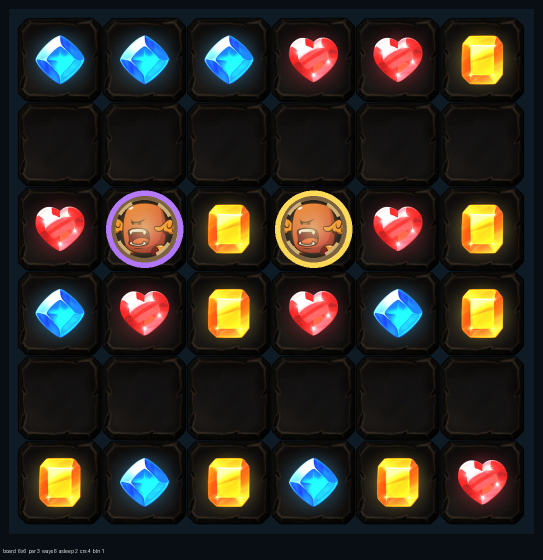
#> input picture Tools/_k_probe.png, 1086 x 1120 px (shown at 1/2 size)
$ python -i make_challenge_art.py   (imports and definitions only)
#> lines starting #> are read from the running program, lines starting #| are printed output that depends on the picture
#> further down, picture is the input picture: PIL image 1086x1120 RGB; mean R, G, B 45.8, 40.3, 34.6
#!/usr/bin/env python3
"""Cuts the daily challenges' owner-supplied genre pictures into Assets/Game/Art/Ui/.

    python Tools/make_challenge_art.py --source C:/Users/Digikey/Downloads   # re-cut from the artwork
    python Tools/make_challenge_art.py --check                               # prove what ships is what this draws
    python Tools/make_challenge_art.py --contact                             # one sheet, on the card's own plate

**Why a tool rather than four files dropped in** — `make_ad_art.py`'s reason, said of a card
mark: the supplied artwork is 1.25k square and the card draws it at 176, so importing it as-is
ships fifty times the pixels for nothing. The cut is two decisions, trim to the art and fit the
long edge, and both are written down here rather than done once in an image editor.

**The address is derived from the genre's spelling** (`Ui/challenge_{spelling}`,
`ChallengeArt.GenreMark`), which is invariant 7c's shape: a genre added to the enum names its own
picture and nothing here has to be told. The four names are listed by hand in
`AssetManifest.UiSprites` so `artnames.py` can see them and so they are in the global set — the
list is the first screen a player sees after the hub and an `Image` with no sprite is a white
rectangle (7b). `ChallengeLedgerTests.EveryGenresMarkIsPreloadedAndOnDisk` walks the enum against
both, so a fifth genre with no picture fails offline rather than on a device.

**These carry their own frame**, a rounded square in the genre's colour, so the card draws
nothing around them.

**The deal furniture comes from a second source, the shop's Layer Lab pack** (`PACK_CUTS`): the
crowned chest the deal band wears and one cut stone per deal rung on the sheet. The pack has its
own default path (`make_shop_art.DEFAULT_SOURCE`), so it needs no flag; when it is absent the
shipped PNGs are taken as the artifact, as every art tool here does with a licensed source.
"""
import argparse
import pathlib
import sys

ROOT = pathlib.Path(__file__).resolve().parents[1]
OUT = ROOT / "Assets" / "Game" / "Art" / "Ui"

# The card draws the mark at 176 square at 1080 (`DailyChallengesScreen.MarkSize`); 384 leaves
# tablet headroom without approaching `/Art/Ui/`'s 1024 cap.
LONG_EDGE = 384

# Below this the alpha is the export's soft edge rather than the drawing (`make_ad_art.TRIM_ALPHA`).
TRIM_ALPHA = 8

# source stem -> genre spelling (`ChallengeGenres.Names`). The address is `challenge_{spelling}`.
CUTS = {
    "pairs": "pairs",
    "merge": "merge",
    "push": "sokoban",
    "glade": "glade",
}

# The owner's other pictures for the challenge pages, keyed by the address the game asks for
# rather than by a genre spelling. `playad` is the advert row's picture on the deal sheet
# (2026-09-28, `ChallengeArt.AdPlay`): one video that buys one play, drawn at the deal stones'
# size, so it is cut at their edge.
EXTRA_CUTS = {
    "playad": ("challenge_ad_play", 256),
    # The hub's Daily Challenges key (2026-09-28, `HomeScreen.BuildChallenges`): the owner's
    # turret scene, standing on the right of the key at about 440 wide and rising out of it.
    "challenge2": ("challenge_door", 768),
    # The Refer a Friend door on the profile and the shop (2026-09-28, `DoorKey`): the owner's
    # chest hoard, standing on the right of the same key. Not a challenge picture, but the same
    # door and the same cut, so it lives beside its twin rather than in a tool of its own.
    "refer2": ("refer_door", 768),
}

# The deal furniture, cut from the same licensed Layer Lab pack the shop's money ladders come
# from (`make_shop_art.PACK`, outside the repo — see the art-source-packs note). The band on
# the list page wears the crowned chest on its left, at the owner's instruction on 2026-09-23,
# and each row of the deal sheet wears one cut stone; three deals, three colours, in the order
# the owner showed them. **A deal's picture is keyed on its rung, never its id**
# (`ChallengeArt.DealMark`): a retune that renames `bronze` keeps its stone, and a fourth
# deal is a fourth PNG here, which `ChallengeLedgerTests.EveryShippedDealHasAStone` asks for.
# The pack is optional, as every art source is: without it the shipped PNGs are the artifact.
PACK_CUTS = {
    "chest_event": "challenge_chest",
    "gem_diamond_purple": "challenge_deal_1",
    "gem_diamond_blue": "challenge_deal_2",
    "gem_diamond_green": "challenge_deal_3",
}

# The band draws the chest at 140 and a sheet row its stone at 136 (`DailyChallengesScreen.
# ChestSize`, `ChallengeTierOverlay.StoneSize`); 256 is the same tablet headroom LONG_EDGE
# leaves the genre marks, and the 2x sources are 916 and 462 wide, so both are a downscale.
PACK_EDGE = 256


# [6 lines left out: function pack_folder, not called in this run]


def address(spelling):
    return "challenge_" + spelling


# [8 lines left out: function load, not called in this run]


def cut(image, edge=LONG_EDGE):
    """Trim to the drawing, then fit the long edge. Nothing else — no recolour, no grade."""
#> called with edge = 384
    from PIL import Image

    alpha = image.split()[-1]
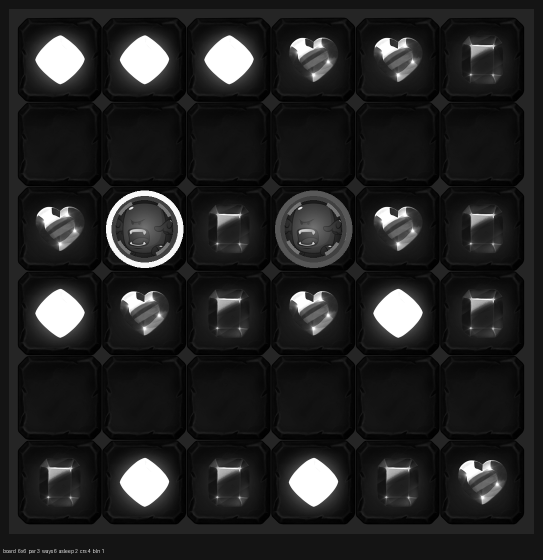
#> alpha: PIL image 1086x1120 L (shown at 1/2 size); min 0, max 255, mean 34.6
    box = alpha.point(lambda v: 255 if v >= TRIM_ALPHA else 0).getbbox()
#> box = (0, 0, 1086, 1120)
    if box is None:
        sys.exit("the artwork is entirely transparent")

    art = image.crop(box)

    w, h = art.size
#> w = 1086; h = 1120
    scale = edge / float(max(w, h))
#> scale = 0.343
    if scale < 1.0:
        art = art.resize((max(1, round(w * scale)), max(1, round(h * scale))), Image.LANCZOS)
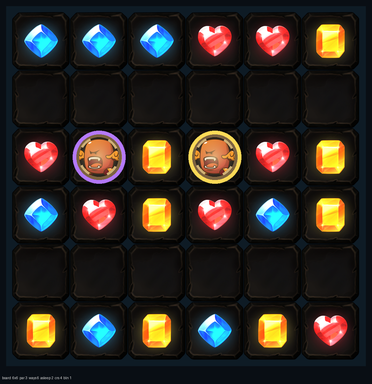
#> art: PIL image 372x384 RGB; mean R, G, B 45.7, 40.3, 34.6

    return art


# [31 lines left out: functions packed, same, draw, not called in this run]


def spellings():
    return sorted(CUTS.values())


# [92 lines left out: functions contact, main, not called in this run]


# [2 lines not run here, left out]

>>> from PIL import Image
>>> picture = Image.open('_k_probe.png')
>>> result = cut(picture)

$ run again, on Tools/_k_show.png
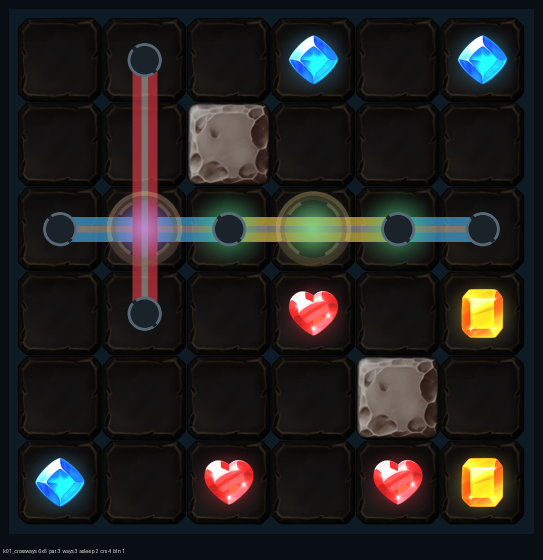
#> input picture Tools/_k_show.png, 1086 x 1120 px (shown at 1/2 size)
#> picture is the input picture: PIL image 1086x1120 RGB; mean R, G, B 34.2, 32.6, 31.5
#> in cut, `alpha = image.split()[-1]`:
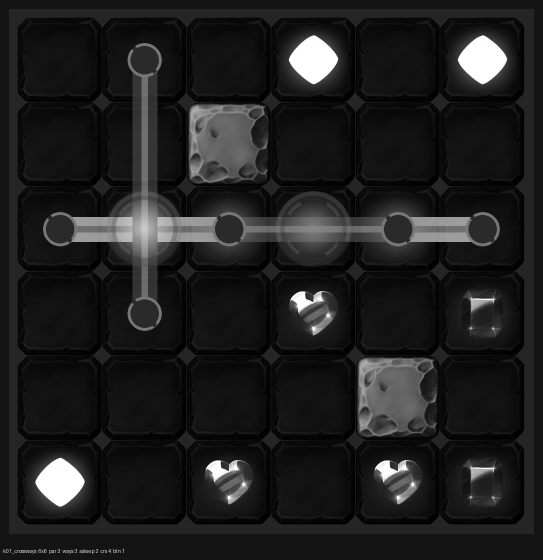
#> alpha: PIL image 1086x1120 L (shown at 1/2 size); min 0, max 255, mean 31.5
#> box = (0, 0, 1086, 1120)
#> in cut, `art = art.resize((max(1, round(w * scale)), max(1, round(h * scale))),..`:
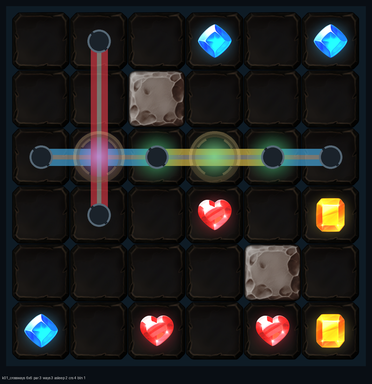
#> art: PIL image 372x384 RGB; mean R, G, B 34.1, 32.6, 31.5

$ run again, on Tools/_kindle_row0.png
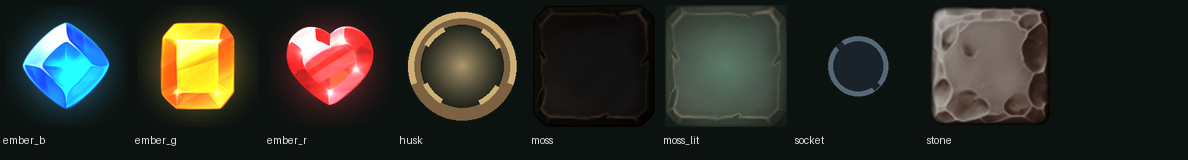
#> input picture Tools/_kindle_row0.png, 1188 x 160 px
#> picture is the input picture: PIL image 1188x160 RGB; mean R, G, B 46.2, 46.6, 39.6
#> in cut, `alpha = image.split()[-1]`:
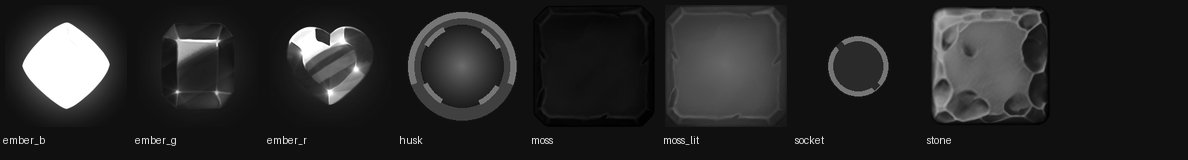
#> alpha: PIL image 1188x160 L; min 0, max 255, mean 39.6
#> box = (0, 0, 1188, 160)
#> in cut, `art = art.resize((max(1, round(w * scale)), max(1, round(h * scale))),..`:
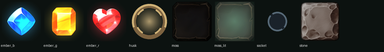
#> art: PIL image 384x52 RGB; mean R, G, B 46.1, 46.5, 39.6

$ run again, on Tools/charge_pick.png
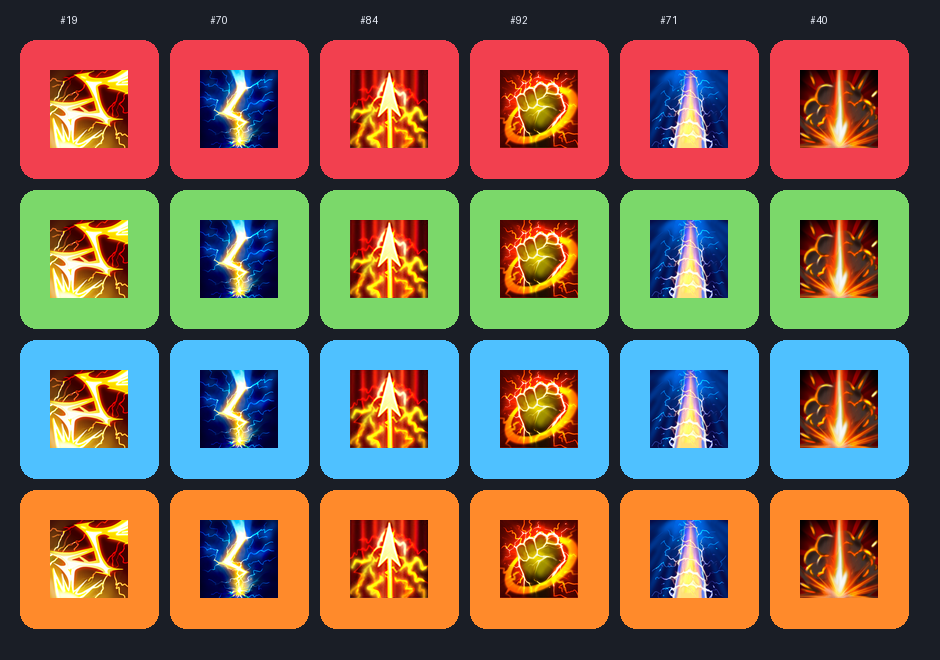
#> input picture Tools/charge_pick.png, 940 x 660 px
#> picture is the input picture: PIL image 940x660 RGBA; mean R, G, B, A 125.9, 105.2, 86.2, 255
#> alpha: PIL image 940x660 L; every value is 255
#> box = (0, 0, 940, 660)
#> in cut, `art = art.resize((max(1, round(w * scale)), max(1, round(h * scale))),..`:
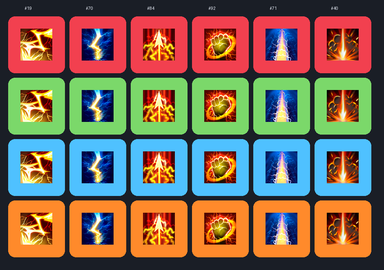
#> art: PIL image 384x270 RGBA; mean R, G, B, A 125.7, 105.2, 86.2, 255
